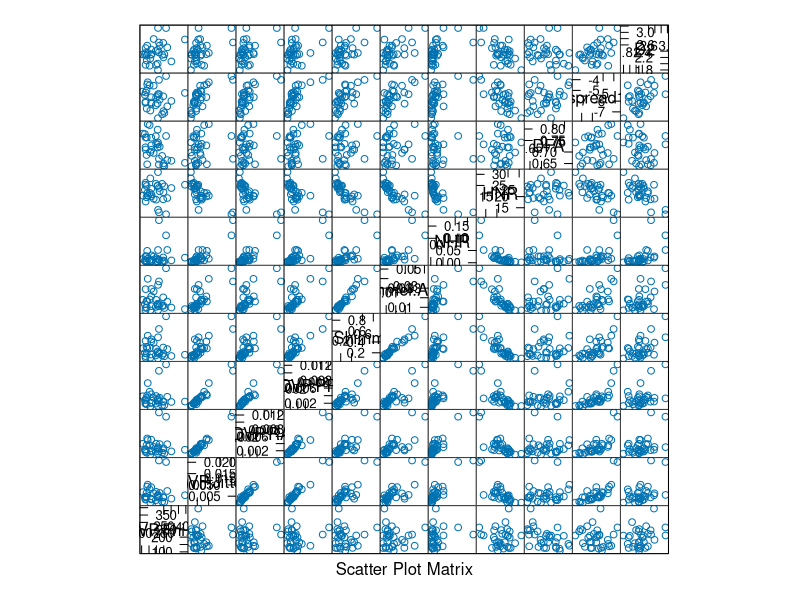

The R script that drew this image:
library(MASS) # AIC(), BIC(), lda(), qda()
library(lattice) # xyplot(), densityplot()
library(latticeExtra) # layer()
library(ROCR) # performance(), prediction()
library(caret) # specificity(),
# sensitivity()
library(nnet) # multinom()
library(e1071) # naiveBayes(), tune()
specificity <- caret:::specificity
sensitivity <- caret:::sensitivity
ROC <- function(predicted, actual, ...) {
  pred <- prediction(predicted, as.numeric(actual))
  roc <- performance(pred, measure = "tpr",
                     x.measure = "fpr", ...)
  roc
}
xyplot.performance <- function(x, ...) {
  xyplot(x@y.values[[1]] ~ x@x.values[[1]],
         xlab = x@x.name, ylab = x@y.name,
         type = "l", ...) + layer_(abline(a = 0,
                                          b = 1, col = "red"))
  55}
AUC <- function(predicted, actual, ...) {
  pred <- prediction(predicted, as.numeric(actual))
  perf <- performance(pred, measure = "auc",
                      ...)
  perf@y.values[[1]]
}
roc.opt <- function(predicted, actual, cutoff = NULL,
                    measure = c("mean", "max", "err")) {
  pred <- prediction(predicted, as.numeric(actual))
  perf <- performance(pred, measure = "fpr",
                      x.measure = "fnr")
  measure <- match.arg(measure)
  fpr <- perf@y.values[[1]]
  fnr <- perf@x.values[[1]]
  npos <- pred@n.pos[[1]]
  nneg <- pred@n.neg[[1]]
  err <- (fpr * nneg + fnr * npos)/(npos +
                                      nneg)
  error.rate <- switch(measure, mean = (fpr +
                                          fnr)/2, max = pmax(fpr, fnr), err = err)
  if (is.null(cutoff)) {
    i <- which.min(error.rate)
  } else {
    i <- which.min(abs(perf@alpha.values[[1]] -
                         cutoff))
  }
  list(cutoff = perf@alpha.values[[1]][i],
       fpr = fpr[i], fnr = fnr[i], err = err[i],
       error.rate = error.rate[i])
}
simple.predict.glm <- function(x, newdata,
                               ...) {
  response <- predict(x, newdata, type = "response",
                      ...)
  factor(levels(x$model[, 1])[1 + as.integer(response >
                                               0.5)])
}
my.predict.glm <- function(x, newdata = x$data,
                           ..., measure = "max") {
  opt <- roc.opt(fitted(x), as.numeric(x$model[,
                                               1]), measure = measure)
  cutoff <- opt$cutoff
  factor(as.integer(predict(x, newdata = newdata,
                            type = "response") > cutoff), labels = levels(x$model[,
                                                                                  1]))
}
error.fun.max <- function(true, predicted) {
  561 - min(sensitivity(predicted, true),
            specificity(predicted, true))
}
error.fun.mean <- function(true, predicted) {
  1 - mean(sensitivity(predicted, true),
           specificity(predicted, true))
}
my.lda <- function(x, data, ...) {
  out <- lda(x, data, ...)
  out$data <- data
  out
}
my.qda <- function(x, data, ...) {
  out <- qda(x, data, ...)
  out$data <- data
  out
}
simple.predict.da <- function(...) predict(...)$class
my.predict.da <- function(x, newdata, cutoff.data = x$data,
                          ..., measure = "max") {
  response <- model.frame(x$terms, cutoff.data)[,
                                                1]
  opt <- roc.opt(predict(x, cutoff.data)$posterior[,
                                                   2], as.numeric(response), measure = measure)
  cutoff <- opt$cutoff
  factor(as.integer(predict(x, newdata = newdata)$posterior[,
                                                            2] > cutoff), labels = levels(response))
}

# main
# part 1

pdata <- read.csv(file = "data/parkinsons.csv", comment.char="#")
pdata$status <- factor(pdata$status, labels = c("Healthy", "Sick"))
contrasts(pdata$status)
# pdata.noname <- subset(pdata, select = -c(name))
# pdata.noname.corrected = pdata.noname
# pdata.noname.corrected$MDVP.Jitter.Abs. <- pdata.noname.corrected$MDVP.Jitter.Abs. * 1000
# #lda.model <- lda(status ~ ., data = pdata.noname.corrected)
# #lda.model
# 
# mod.glm <- glm(status ~ ., 
#                data = pdata.noname.corrected, 
#                family = binomial(link = "logit"))
# summary(mod.glm)
# 
# tn.logit <- tune(glm,
#                  status ~ ., 
#                  data = pdata.noname.corrected, 
#                  family = binomial(link = "logit"),
#                  predict.func = simple.predict.glm,
#                  tunecontrol = tune.control(sampling = "cross", cross = 10))
# tn.logit$performances
# 
# mod.mln <- multinom(status ~ ., 
#                 data = pdata.noname.corrected,
#                 trace = FALSE)
# summary(mod.mln)
# 
# tn.mln <- tune(multinom, 
#                status ~ ., 
#                data = pdata.noname.corrected,
#                trace = FALSE)
# tn.mln$performances
# 
# tn.nb <- tune(naiveBayes, status ~ ., data = pdata.noname.corrected)
# tn.nb$performances
# 
# tn.lda <- tune(lda, 
#                status ~ ., 
#                data = pdata.noname.corrected, 
#                predict.func = simple.predict.da,
#                tunecontrol = tune.control(sampling = "cross", cross = 10))
# tn.lda$performances
# 
# tn.qda <- tune(qda, 
#                status ~ ., 
#                data = pdata.noname.corrected, 
#                predict.func = simple.predict.da,
#                tunecontrol = tune.control(sampling = "cross", cross = 10))
# tn.qda$performances
# 
# mod.glm.aic <- stepAIC(mod.glm)
# mod.mln.aic <- stepAIC(mod.mln)
# 
# tn.lda <- tune(lda, 
#                status ~ MDVP.Jitter... + MDVP.PPQ + Jitter.DDP + MDVP.APQ + 
#                  Shimmer.DDA + RPDE + spread2 + PPE, 
#                data = pdata.noname.corrected, 
#                predict.func = simple.predict.da,
#                tunecontrol = tune.control(sampling = "cross", cross = 10))
# tn.lda$performances
# 
# splom(subset(pdata.noname.corrected, 
#              select = c(MDVP.Jitter..., MDVP.PPQ, Jitter.DDP, MDVP.APQ, 
#                           Shimmer.DDA, RPDE, spread2, PPE)))
# 
# tn.lda <- tune(lda, 
#                status ~ MDVP.Jitter... + MDVP.PPQ + Jitter.DDP + MDVP.APQ + 
#                  Shimmer.DDA + RPDE + spread2 + PPE, 
#                data = pdata.noname.corrected, 
#                predict.func = simple.predict.da,
#                tunecontrol = tune.control(sampling = "cross", cross = 10))
# tn.lda$performances
# 
# tn.lda <- tune(lda, 
#                status ~ MDVP.Jitter... + MDVP.PPQ + Jitter.DDP + 
#                                RPDE + spread2 + PPE, 
#                data = pdata.noname.corrected, 
#                predict.func = simple.predict.da,
#                tunecontrol = tune.control(sampling = "cross", cross = 10))
# tn.lda$performances
# 
# tn.logit <- tune(glm,
#                  status ~ MDVP.Jitter... + MDVP.PPQ + Jitter.DDP + MDVP.APQ + 
#                    Shimmer.DDA + RPDE + spread2 + PPE, 
#                  data = pdata.noname.corrected, 
#                  family = binomial(link = "logit"),
#                  predict.func = simple.predict.glm,
#                  tunecontrol = tune.control(sampling = "cross", cross = 10))
# tn.logit$performances
# 
# tn.logit <- tune(glm,
#                  status ~ MDVP.Jitter... + MDVP.PPQ + Jitter.DDP + 
#                    RPDE + spread2 + PPE, 
#                  data = pdata.noname.corrected, 
#                  family = binomial(link = "logit"),
#                  predict.func = simple.predict.glm,
#                  tunecontrol = tune.control(sampling = "cross", cross = 10))
# tn.logit$performances

# part 2

pdata.grouped = pdata
pdata.grouped$name = sapply(pdata.grouped$name, 
                            function(x) {x = as.character(x); substr(x, 1, nchar(x) - 2)})
pdata.grouped = aggregate(subset(pdata.grouped, select = c(-name, -status)), 
                          list(pdata.grouped$name, pdata.grouped$status), mean)
names(pdata.grouped)[2] = "status"
pdata.grouped <- subset(pdata.grouped, select = -c(Group.1))
pdata.grouped$MDVP.Jitter.Abs. <- pdata.grouped$MDVP.Jitter.Abs. * 1000

mod.glm <- glm(status ~ ., 
               data = pdata.grouped, 
               family = binomial(link = "logit"))
summary(mod.glm)

tn.logit <- tune(glm,
                 status ~ ., 
                 data = pdata.grouped, 
                 family = binomial(link = "logit"),
                 predict.func = simple.predict.glm,
                 tunecontrol = tune.control(sampling = "cross", cross = 10))
tn.logit$performances

mod.mln <- multinom(status ~ ., 
                    data = pdata.grouped,
                    trace = FALSE)
summary(mod.mln)

tn.mln <- tune(multinom, 
               status ~ ., 
               data = pdata.grouped,
               trace = FALSE)
tn.mln$performances

tn.nb <- tune(naiveBayes, status ~ ., data = pdata.grouped)
tn.nb$performances

tn.lda <- tune(lda, 
               status ~ ., 
               data = pdata.grouped, 
               predict.func = simple.predict.da,
               tunecontrol = tune.control(sampling = "cross", cross = 10))
tn.lda$performances

# tn.qda <- tune(qda, 
#                status ~ ., 
#                data = pdata.grouped, 
#                predict.func = simple.predict.da,
#                tunecontrol = tune.control(sampling = "cross", cross = 10))
# tn.qda$performances

mod.mln.aic <- stepAIC(mod.mln)

tn.lda <- tune(glm, 
               status ~ MDVP.Fhi.Hz. + MDVP.Jitter... + MDVP.RAP + MDVP.PPQ + 
                 MDVP.Shimmer.dB. + Shimmer.APQ5 + NHR + HNR + DFA + spread1 + D2, 
               data = pdata.grouped, 
               family = binomial(link = "logit"),
               predict.func = simple.predict.glm,
               tunecontrol = tune.control(sampling = "cross", cross = 10))
tn.lda$performances

tn.lda <- tune(lda, 
               status ~ MDVP.Fhi.Hz. + MDVP.Jitter... + MDVP.RAP + MDVP.PPQ + 
                 MDVP.Shimmer.dB. + Shimmer.APQ5 + NHR + HNR + DFA + spread1 + D2, 
               data = pdata.grouped, 
               predict.func = simple.predict.da,
               tunecontrol = tune.control(sampling = "cross", cross = 10))
tn.lda$performances

tn.mln <- tune(multinom, 
               status ~ MDVP.Fhi.Hz. + MDVP.Jitter... + MDVP.RAP + MDVP.PPQ + 
                 MDVP.Shimmer.dB. + Shimmer.APQ5 + NHR + HNR + DFA + spread1 + D2, 
               data = pdata.grouped,
               trace = FALSE)
tn.mln$performances

tn.nb <- tune(naiveBayes, 
              status ~ MDVP.Fhi.Hz. + MDVP.Jitter... + MDVP.RAP + MDVP.PPQ + 
                MDVP.Shimmer.dB. + Shimmer.APQ5 + NHR + HNR + DFA + spread1 + D2, 
              data = pdata.grouped)
tn.nb$performances

splom(subset(pdata.grouped, 
             select = c(MDVP.Fhi.Hz., MDVP.Jitter..., MDVP.RAP, MDVP.PPQ,  
                          MDVP.Shimmer.dB., Shimmer.APQ5, NHR, HNR, DFA, spread1, D2)))

tn.lda <- tune(lda, 
               status ~ MDVP.Fhi.Hz. + MDVP.Jitter... + MDVP.RAP + MDVP.PPQ + 
                 MDVP.Shimmer.dB. + Shimmer.APQ5 + NHR + HNR + DFA + spread1 + D2, 
               data = pdata.grouped, 
               predict.func = simple.predict.da,
               tunecontrol = tune.control(sampling = "cross", cross = 10))
tn.lda$performances

tn.mln <- tune(multinom, 
               status ~ MDVP.Fhi.Hz. + MDVP.Jitter... + MDVP.RAP + MDVP.PPQ + 
                 MDVP.Shimmer.dB. + Shimmer.APQ5 + NHR + HNR + DFA + spread1 + D2, 
               data = pdata.grouped,
               trace = FALSE)
tn.mln$performances
